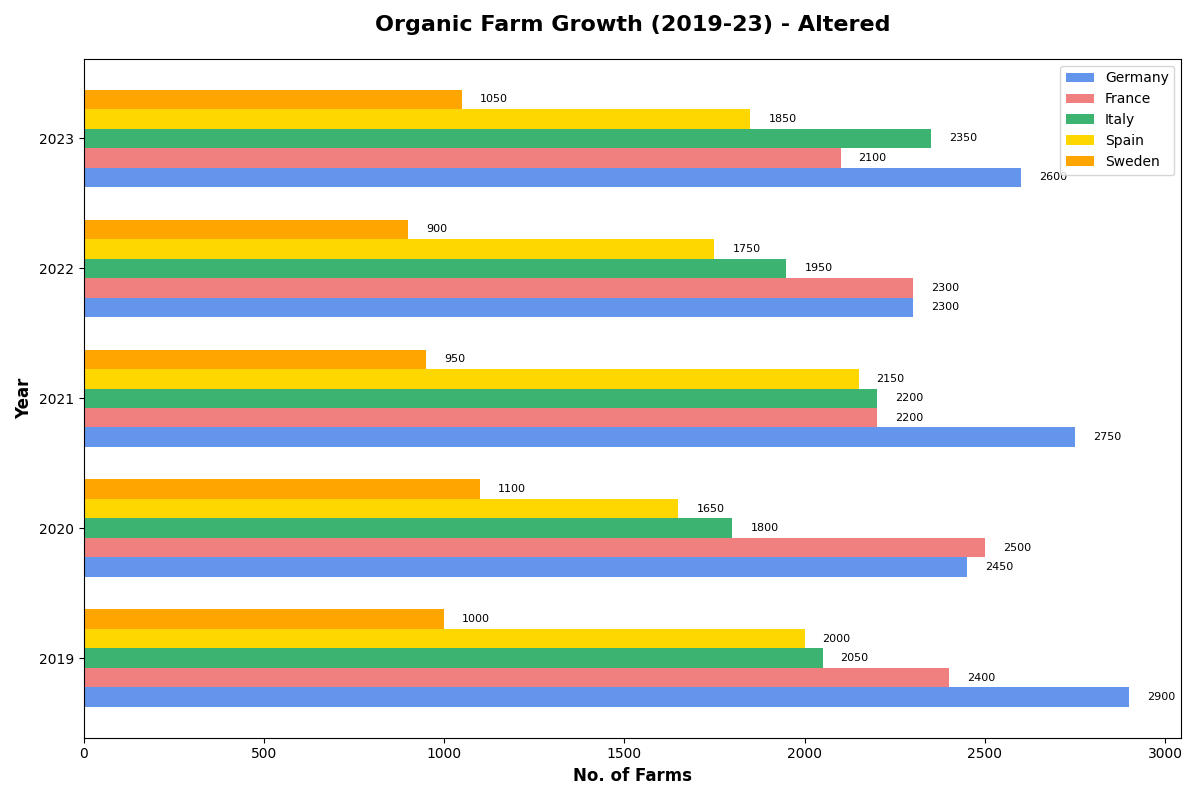

Write the Python code that produced this figure.
import matplotlib.pyplot as plt
import numpy as np

countries = ['DE', 'FR', 'IT', 'ES', 'SE']
years = np.array([2019, 2020, 2021, 2022, 2023])

germany_farms = np.array([2900, 2450, 2750, 2300, 2600])
france_farms = np.array([2400, 2500, 2200, 2300, 2100])
italy_farms = np.array([2050, 1800, 2200, 1950, 2350])
spain_farms = np.array([2000, 1650, 2150, 1750, 1850])
sweden_farms = np.array([1000, 1100, 950, 900, 1050])

bar_width = 0.15
positions = np.arange(len(years))
fig, ax = plt.subplots(figsize=(12, 8))

ax.barh(positions, germany_farms, height=bar_width, color='cornflowerblue', label='Germany')
ax.barh(positions + bar_width, france_farms, height=bar_width, color='lightcoral', label='France')
ax.barh(positions + 2 * bar_width, italy_farms, height=bar_width, color='mediumseagreen', label='Italy')
ax.barh(positions + 3 * bar_width, spain_farms, height=bar_width, color='gold', label='Spain')
ax.barh(positions + 4 * bar_width, sweden_farms, height=bar_width, color='orange', label='Sweden')

for i in range(len(years)):
    ax.text(germany_farms[i] + 50, i, f'{germany_farms[i]}', va='center', ha='left', color='black', fontsize=8)
    ax.text(france_farms[i] + 50, i + bar_width, f'{france_farms[i]}', va='center', ha='left', color='black', fontsize=8)
    ax.text(italy_farms[i] + 50, i + 2 * bar_width, f'{italy_farms[i]}', va='center', ha='left', color='black', fontsize=8)
    ax.text(spain_farms[i] + 50, i + 3 * bar_width, f'{spain_farms[i]}', va='center', ha='left', color='black', fontsize=8)
    ax.text(sweden_farms[i] + 50, i + 4 * bar_width, f'{sweden_farms[i]}', va='center', ha='left', color='black', fontsize=8)

ax.set_ylabel('Year', fontsize=12, fontweight='bold')
ax.set_xlabel('No. of Farms', fontsize=12, fontweight='bold')
ax.set_title('Organic Farm Growth (2019-23) - Altered', fontsize=16, fontweight='bold', pad=20)
ax.set_yticks(positions + 2 * bar_width)
ax.set_yticklabels(years)
ax.legend()

plt.tight_layout()
plt.show()
